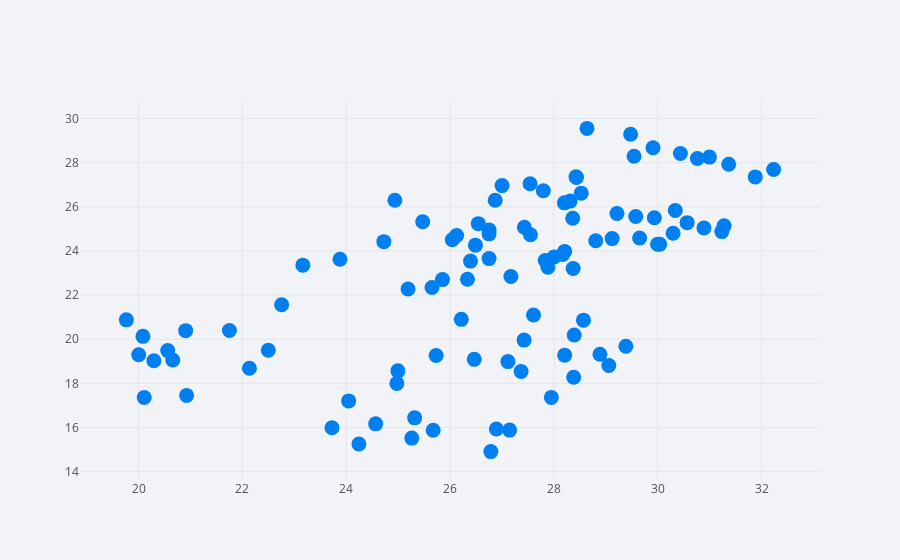

Notebook code cell kept with this figure:
### Code cell
df.iplot(x='A', y='B', mode='markers', size=15)
